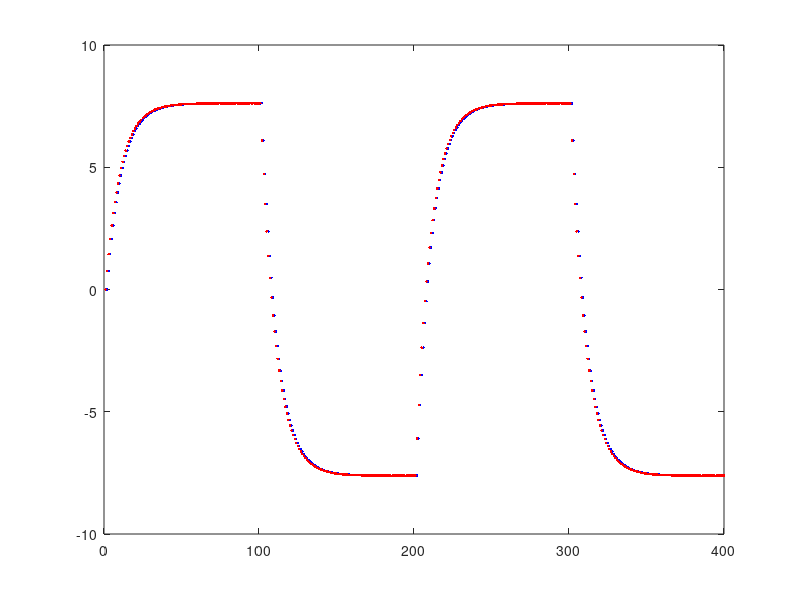

Recreate this plot in MATLAB. (Note: this script raises an error after producing the figure.)
%========================================================================
% Exemplo do Paper de VRFT nao linear
% real system: y(k)=0.9y(k-1)+tanh(u(t-1))
%========================================================================
close all; clear all;
clc;
P=path;
path(P,'../functions')
%========================================================================
% init
%========================================================================
model.Ts=1;
model.N=400;
%model.dim=4;
%model.regr = [1 0 1 2];
%model.eul= [0 1 1 1];

% input signal
t = 0:1:model.N-1;
u =(square(0.01*pi*t)');
%u = ones(model.N, 1)*1; %(square(0.01*pi*t)');
%========================================================================
% real system
%========================================================================
y=zeros(model.N, 1);
r_virt=zeros(model.N, 1);
y(1)=0;
for k=2:model.N
   y(k)=0.9*y(k-1)+tanh(u(k-1)); 
end

%========================================================================
% Model reference - this behavior is exactly what we wish
% y(t)=r(t-1)
% we can use here u(t) as r(t), it is in open loop
% r_virt(k)=y(k+1)
%========================================================================
% first calculate the virtual referece, where 
for k=1:model.N-1
   r_virt(k+1)=y(k);
end

%========================================================================
% input of controler = e(t)=r(t)-y(t)
e=r_virt-y;
plot(r_virt,'b.')
hold
plot(y, 'r.')
%========================================================================
% control identification part:
% select the model
% u(t)=u(t-1)+(0.2+\theta)e(t)-\theta e(t-1)

model.dim=3;
model.regr = [1 0 1];
model.eul= [0 1 1 ];
teta=f_calc_mmq_theta(model, u, e)


%simul=struct('N', model.N, 'nEstimates', 10, 'np', 0.5, 'maxError', 0.01, 'l', 100, 'diffConv', .1);
%ret=f_rational_model(simul, model, u, [u(1)], e)
m_rat.n_dim   = 3;
m_rat.dim     = 3;
% to indo do
m_rat.texp    = [1 1 1];
m_rat.yu      = [1 0 0];
m_rat.regr    = [1 0 1];
% tels if there is some non linearity like (y(k-a)^b)*(y(k-c)^d)
% u = 2 y=1 none =0
m_rat.yplus_uy = [0 0 0];
% tels the d param
m_rat.yplus_exp = [0 0 0];
% tels the C param
m_rat.yplus_regr = [0 0 0];

m_rat.err_m_rat   = 0;
m_rat.err_enable = true
%% Simulation parameters
simul=struct('N', model.N, 'nEstimates', 100, 'np', 0.5, 'maxError', 0.01, 'l', 100, 'diffConv', .1);
ret = f_rational_model(simul, m_rat, u, [u(1)], e)
aux=zeros(simul.nEstimates ,1);
aux(:,1)=ret(:,2)+ret(:,3);
[ma sta mb stb]=f_draw_elipse(aux(:,1), -ret(:,3), 0, 0);


